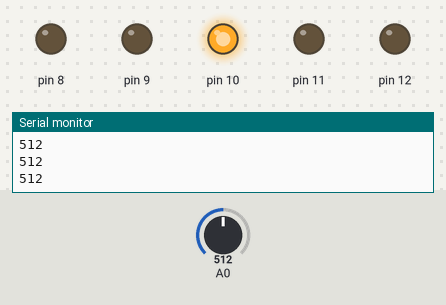
This sketch was run on a simulated Arduino Uno, built with avr-gcc and run on an emulated ATmega328P. Shown: output pins drawn as LEDs (lit = HIGH), the last lines printed to the serial monitor. Inputs (shaded band) come from the test bench; at power-on: A0 = 512.

Above: at 1.2 s.
1.3 s: A0 set to 596
2.8 s: A0 set to 625
At 3.2 s:
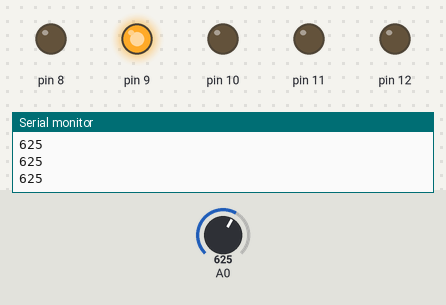
4.3 s: A0 set to 800
5.8 s: A0 set to 829
At 6.7 s:
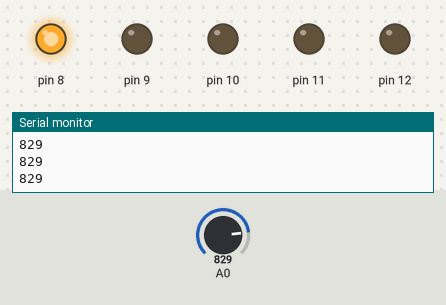
7.3 s: A0 set to 398
At 7.7 s:
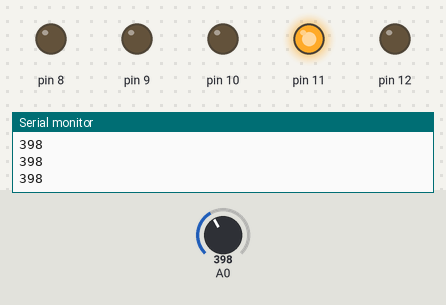
8.8 s: A0 set to 423
At 10.2 s:
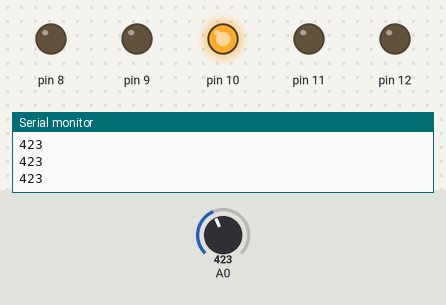
Timing chart, 0 to 11.3 s (numbered marks = the images above; inputs shaded):
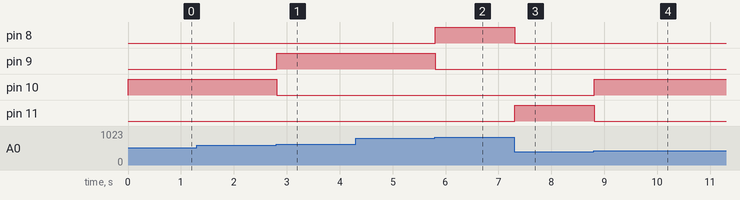

The sketch:

LED_Star.ino
```cpp
int potentiometer = 0;

void setup() {

  Serial.begin(9600);
  pinMode(12, OUTPUT);
  pinMode(11, OUTPUT);
  pinMode(10, OUTPUT);
  pinMode(9, OUTPUT);
  pinMode(8, OUTPUT);

}

void loop() {

  potentiometer = analogRead(A0);
  Serial.println(potentiometer);

  if(potentiometer >= 0 && potentiometer < 204){

    digitalWrite(12, HIGH);
    digitalWrite(11, LOW);
    digitalWrite(10, LOW);
    digitalWrite(9, LOW);
    digitalWrite(8, LOW);

  }else if( potentiometer >= 204 && potentiometer < 408){

    digitalWrite(12, LOW);
    digitalWrite(11, HIGH);
    digitalWrite(10, LOW);
    digitalWrite(9, LOW);
    digitalWrite(8, LOW);

  }
  else if( potentiometer >= 408 && potentiometer < 612){

    digitalWrite(12, LOW);
    digitalWrite(11, LOW);
    digitalWrite(10, HIGH);
    digitalWrite(9, LOW);
    digitalWrite(8, LOW);

  }
  else if( potentiometer >= 204 && potentiometer < 816){

    digitalWrite(12, LOW);
    digitalWrite(11, LOW);
    digitalWrite(10, LOW);
    digitalWrite(9, HIGH);
    digitalWrite(8, LOW);

  }else{

    digitalWrite(12, LOW);
    digitalWrite(11, LOW);
    digitalWrite(10, LOW);
    digitalWrite(9, LOW);
    digitalWrite(8, HIGH);

  }

}
```

Measured:
- the behaviour switches between 611 and 612 on A0 (found by bisection; images 0 and 1)
- the behaviour switches between 815 and 816 on A0 (found by bisection; images 1 and 2)
- the behaviour switches between 407 and 408 on A0 (found by bisection; images 3 and 4)
- after the input at 2.8 s, pin 9: LOW → HIGH at once; pin 10: HIGH → LOW at once
- after the input at 5.8 s, pin 8: LOW → HIGH at once; pin 9: HIGH → LOW at once
- after the input at 7.3 s, pin 8: HIGH → LOW at once; pin 11: LOW → HIGH at once
- after the input at 8.8 s, pin 10: LOW → HIGH at once; pin 11: HIGH → LOW at once
